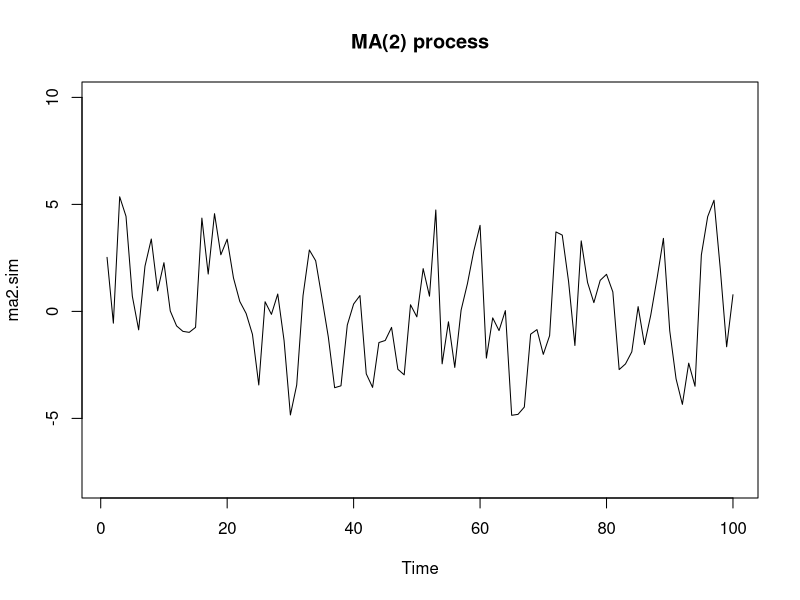
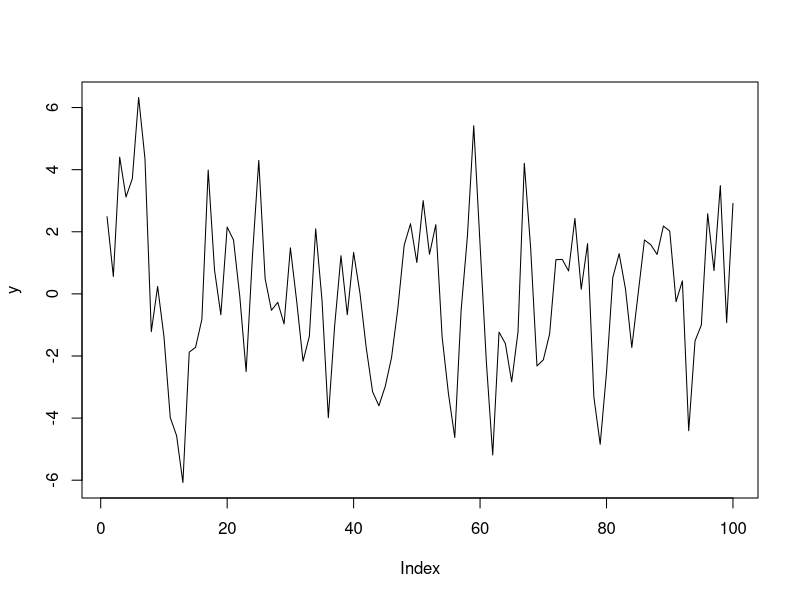

Write the R code that produced these figures, in order.
## ---- chunk 1
knitr::opts_chunk$set(echo = TRUE)
## ---- chunk 2
# q3


b1 <- 0.52
b2 <- 0.29
sigma.true <- 4.1

set.seed(9999);
# simulating MA(2);
ma2.sim <- arima.sim(list(ma = c(b1,b2)),n = 100, sd=sqrt(sigma.true))
plot.ts(ma2.sim, ylim=c(-8,10),main="MA(2) process");


# q4

b1_4 = 0.5
b2_4 = 0.3
Q = 4

# Generating the artificial data

n <- 100
eps <- rnorm(2*n, sd = 2)
y <- rep(0,2*n)
y[3]
for(i in 3:(2*n)) y[i] <- eps[i] + b1_4*eps[i-1] + b2_4*eps[i-2]
y <- y[-(1:n)]
plot(y, type = "l")


# in values
a_zero = c(0,0,0)

p <- matrix(c(1+b1_4**2+b2_4**2, b1_4, b2_4, b1_4,1,0,b2_4,0,1),3,3)
p <- p*Q
p

z =  c(1,0,0)
Tr = matrix((c(0,b1_4,b2_4,0,0,0,0,1,0)),3,3) 
R = c(1,1,0)
rqr = R*Q*R
rqr

log.lik <- 0


for(i in seq(n)){
  # Prediction
  a.present <- Tr %*% a_zero
  P.present <- Tr %*% p %*% t(Tr) + rqr
  mu.present <- a.present[1]
  v.present <- y[i] - mu.present
  F.present <- P.present[1,1]
  a.past <- a.present + P.present[1,]*v.present/F.present
  # Updating
  P.past <- P.present - outer(P.present[1,],P.present[1,])/F.present
  log.lik <- log.lik - 0.5*(log(2*pi*F.present) + v.present^2/F.present)
  }


log.lik 


